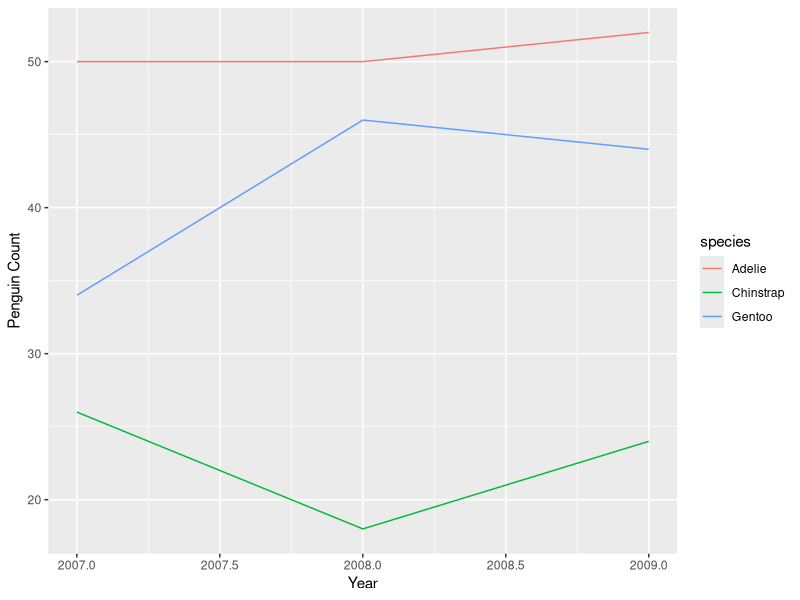
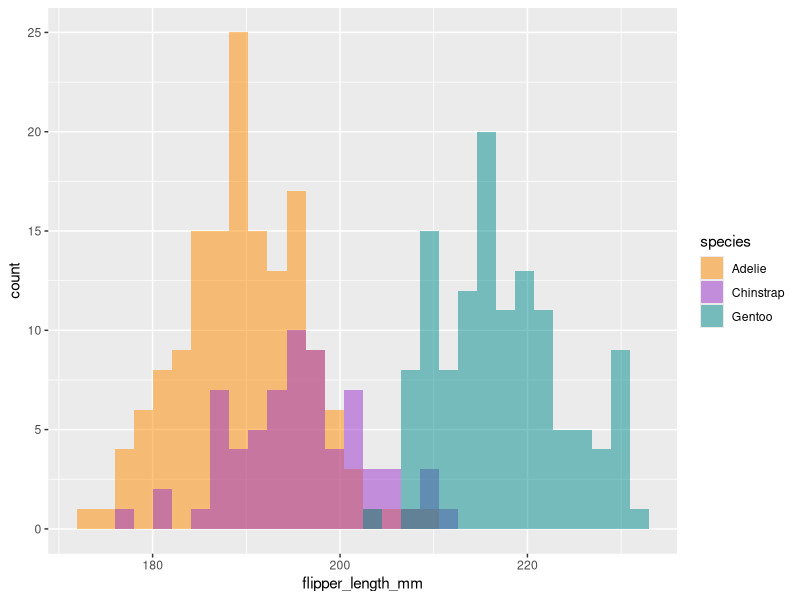
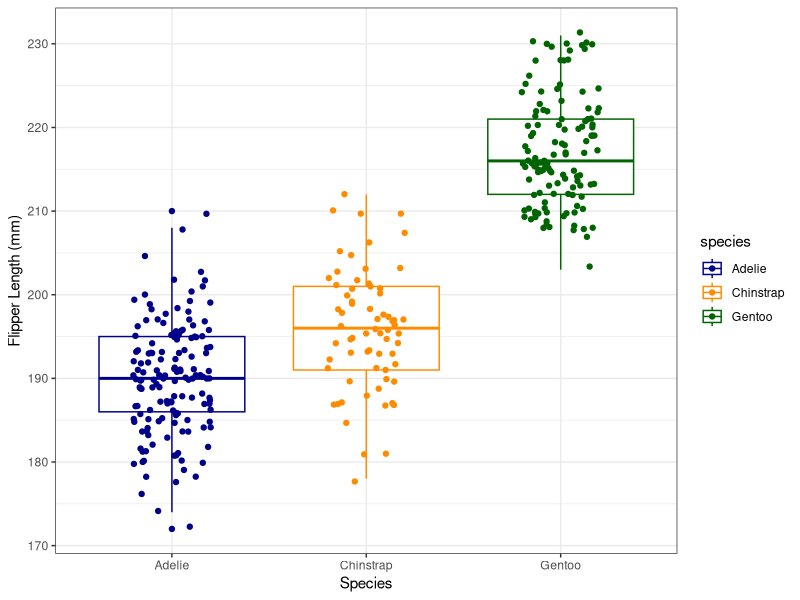
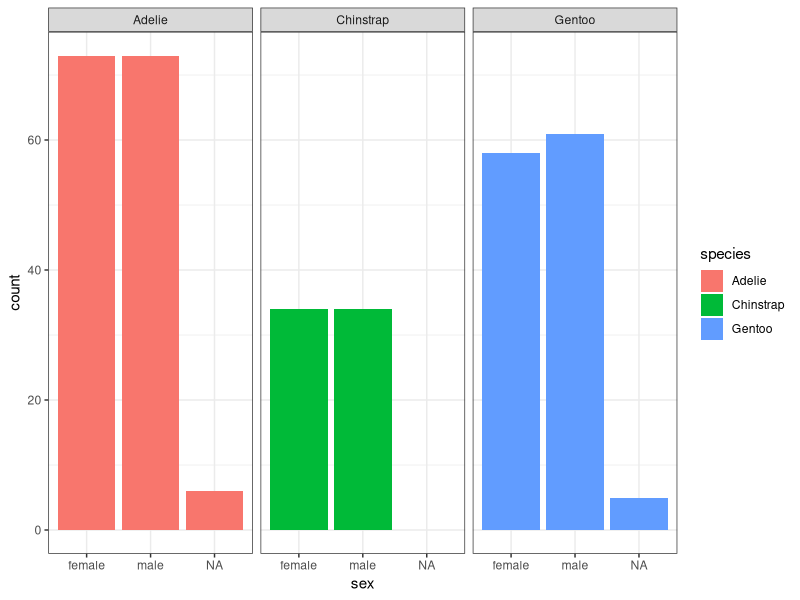
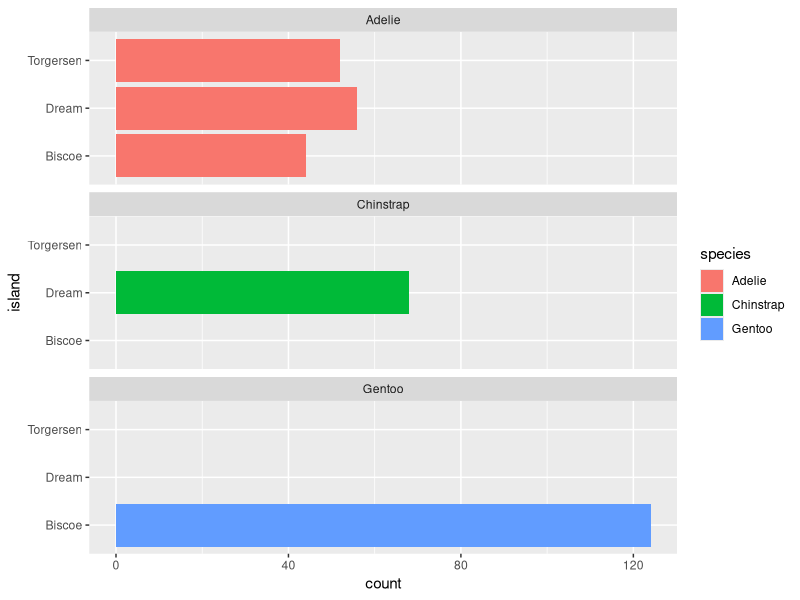
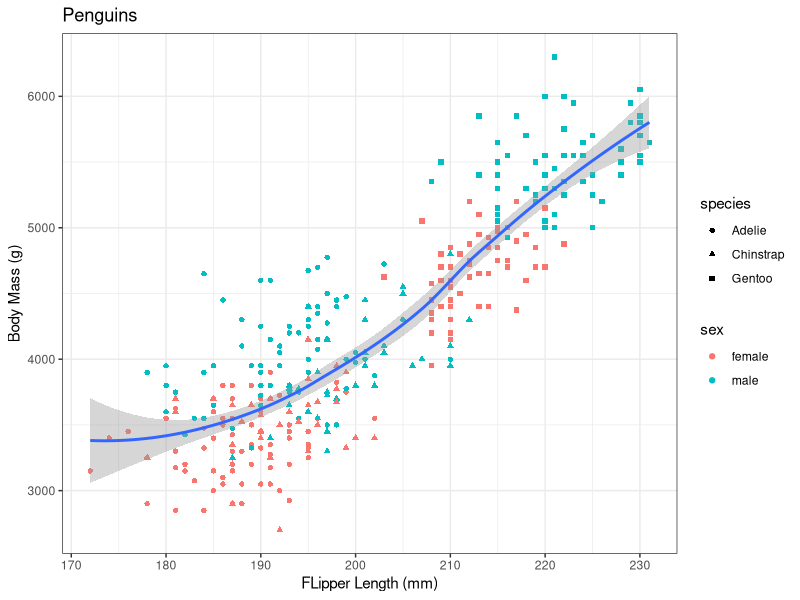

Here is the R script that generated these plots, in order:
library(tidyverse)
library(palmerpenguins)

head(penguins)
find("filter")#there are two: one in the stats package and one in the dplyr
#stats::filer() to specify which package to call from

penguins_without_nas = penguins %>%
  filter(!is.na(flipper_length_mm), !is.na(body_mass_g), !is.na(sex))
flipper_v_mass = ggplot(data=penguins_without_nas)+
  geom_point(aes(x=flipper_length_mm, #aesthetics - map variables to plot features
                 y=body_mass_g, 
                 color=sex, #creates a legend automatically
                 shape=species))+
  geom_smooth(aes(x=flipper_length_mm, #uses lowess smoother by default, can customize
                  y=body_mass_g))+
  xlab("FLipper Length (mm)")+
  ylab("Body Mass (g)")+
  ggtitle("Penguins")+
  theme_bw()
ggsave(filename="figures/flipper_v_mass.png", 
       plot=flipper_v_mass,
       width=7, height=5, units="in", dpi=300) #dots per inch
#defaults to last plot created, can also explicitly name plot
#pngs don't lose info in compression, unlike pdfs; tifs also good

#look at number of penguins caught each year by species

penguins_ts = penguins %>%
  group_by(year, species) %>%
  summarize(num_penguins = n())

ggplot(data=penguins_ts)+
  geom_line(aes(x=year, y=num_penguins, color=species))+
  xlab("Year")+
  ylab("Penguin Count")

#histograms to show the distribution of one dimension

ggplot(data=penguins)+
  geom_histogram(aes(x=flipper_length_mm, fill=species), #"color" param for filled object means outline
                 position="identity", 
                 alpha=0.5)+
  scale_fill_manual(values=c("darkorange", "darkorchid", "cyan4"))

ggplot(data=penguins)+
  geom_boxplot(aes(y=flipper_length_mm, x=species, color=species))+
  geom_jitter(aes(y=flipper_length_mm, x=species, color=species),
              width=0.2)+
  scale_color_manual(values=c("darkblue", "darkorange", "darkgreen"))+
  ylab("Flipper Length (mm)")+
  xlab("Species")+
  theme_bw()

#bar charts

ggplot(data=penguins)+
  geom_bar(aes(x=sex, fill=species))+
  facet_wrap(~species)+ #can add nrow or ncolumn(?) parameter to stack the plots instead
  theme_bw()

ggplot(data=penguins)+
  geom_bar(aes(x=island, fill=species))+
  facet_wrap(~species, nrow=3)+
  coord_flip()#bars go sideways instead
